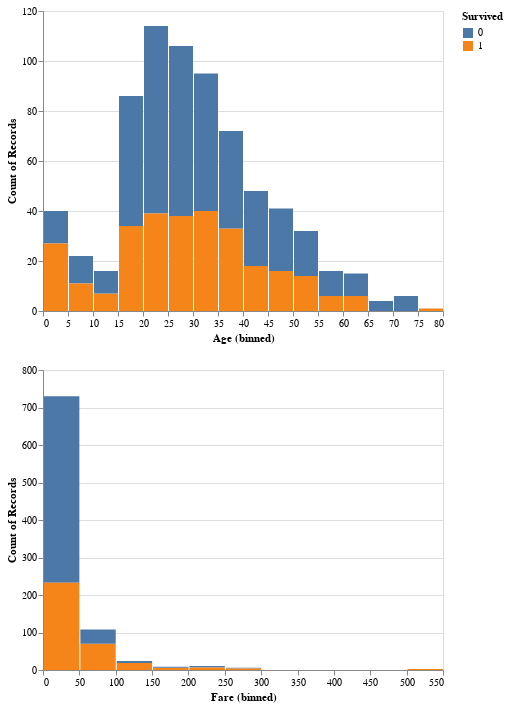

The code cell stored with this chart in its notebook:
### Markdown cell above
From above tables, we can see first/second class and women has better survival rate (Nicely done Rose :) ) compared to third class and men (poor Jack '_').

What about `Age` and `Fare`?

### Code cell
alt.Chart(df_train).mark_bar().encode(
    alt.X(alt.repeat("row"),bin=alt.Bin(maxbins=20)),
    y = 'count()',
    color = 'Survived:N',
    tooltip = 'count()'
).repeat(
    row = ['Age', 'Fare']
).interactive()

### Figure 1 — Vega-Lite specification as saved in the notebook (floating-point values rounded to 4 significant figures; data arrays with more than 128 entries replaced by an {"elided": "..."} marker saying what was removed)
{"config": {"view": {"continuousWidth": 400, "continuousHeight": 300}}, "repeat": {"row": ["Age", "Fare"]}, "spec": {"data": {"name": "data-93290830beea3a875eeab316df346c54"}, "mark": "bar", "encoding": {"color": {"field": "Survived", "type": "nominal"}, "tooltip": {"aggregate": "count", "type": "quantitative"}, "x": {"bin": {"maxbins": 20}, "field": {"repeat": "row"}}, "y": {"aggregate": "count", "type": "quantitative"}}, "selection": {"selector001": {"type": "interval", "bind": "scales", "encodings": ["x", "y"]}}}, "$schema": "https://vega.github.io/schema/vega-lite/v4.17.0.json", "datasets": {"data-93290830beea3a875eeab316df346c54": {"elided": "891 records"}}}
